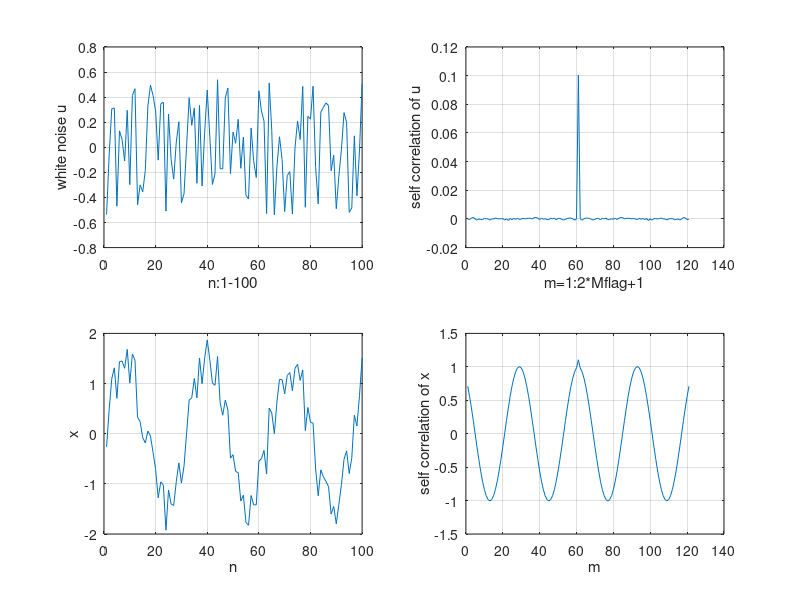

Reproduce this figure in MATLAB.
%1
N=50000;
p = 0.1;
u = rand(1,N);
u = u-mean(u);
a = sqrt(12*p);
u = u*a;
power_u = var(u);
subplot(2,2,1)
plot(u(1:100));
xlabel('n:1-100');
ylabel('white noise u');
grid on;

Mflag = 60;
ru = xcorr(u,Mflag,'biased');
m = 1:2*Mflag+1;%2N+1
subplot(2,2,2)
plot(m,ru);
xlabel('m=1:2*Mflag+1');
ylabel('self correlation of u');
grid on;
%2
omega = pi/16;
n = 1:N;
p_signal = 0.1*10^(10/10);
A = sqrt(2*p_signal);
x = A*sin(omega*n)+u;

subplot(2,2,3)
plot(n(1:100),x(1:100));
xlabel('n');
ylabel('x');
grid on;

rx = xcorr(x,Mflag,'biased');
subplot(2,2,4)
plot(m,rx);
xlabel('m');
ylabel('self correlation of x');
grid on;

